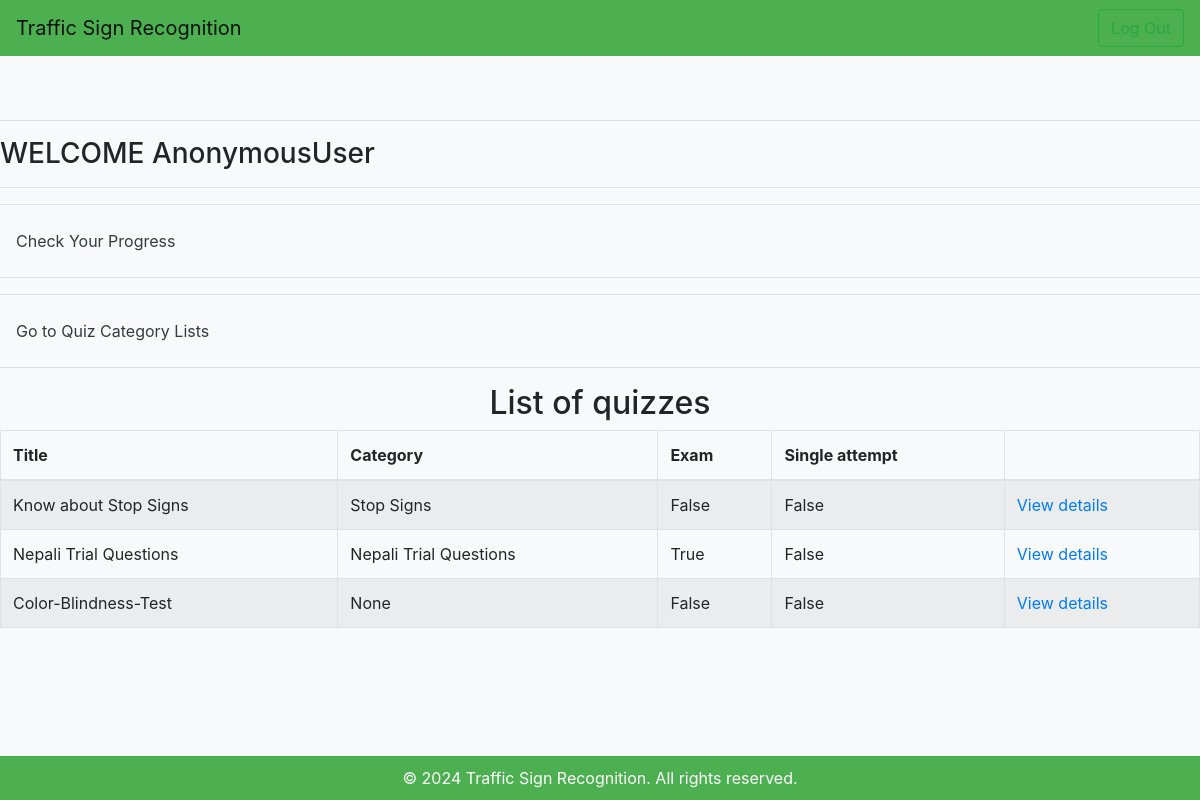
The app's page /quiz/ with its own data.
### quiz/models.py (models this page shows, shortened)
class Quiz(models.Model):
    title = models.CharField(
        verbose_name=_("Title"),
        max_length=60, blank=False)
    description = models.TextField(
        verbose_name=_("Description"),
        blank=True, help_text=_("a description of the quiz"))
    url = models.SlugField(
        max_length=60, blank=False,
        help_text=_("a user friendly url"),
        verbose_name=_("user friendly url"))
    category = models.ForeignKey(
        Category, null=True, blank=True,
        verbose_name=_("Category"), on_delete=models.CASCADE)
    random_order = models.BooleanField(
        blank=False, default=False,
        verbose_name=_("Random Order"),
        help_text=_("Display the questions in "
                    "a random order or as they "
                    "are set?"))
    max_questions = models.PositiveIntegerField(
        blank=True, null=True, verbose_name=_("Max Questions"),
        help_text=_("Number of questions to be answered on each attempt."))
    answers_at_end = models.BooleanField(
        blank=False, default=False,
        help_text=_("Correct answer is NOT shown after question."
                    " Answers displayed at the end."),
        verbose_name=_("Answers at end"))
    exam_paper = models.BooleanField(
        blank=False, default=False,
        help_text=_("If yes, the result of each"
                    " attempt by a user will be"
                    " stored. Necessary for marking."),
        verbose_name=_("Exam Paper"))
    single_attempt = models.BooleanField(
        blank=False, default=False,
        help_text=_("If yes, only one attempt by"
                    " a user will be permitted."
                    " Non users cannot sit this exam."),
        verbose_name=_("Single Attempt"))
    pass_mark = models.SmallIntegerField(
        blank=True, default=0,
        verbose_name=_("Pass Mark"),
        help_text=_("Percentage required to pass exam."),
        validators=[MaxValueValidator(100)])
    success_text = models.TextField(
        blank=True, help_text=_("Displayed if user passes."),
        verbose_name=_("Success Text"))
    fail_text = models.TextField(
        verbose_name=_("Fail Text"),
        blank=True, help_text=_("Displayed if user fails."))
    draft = models.BooleanField(
        blank=True, default=False,
        verbose_name=_("Draft"),
        help_text=_("If yes, the quiz is not displayed"
                    " in the quiz list and can only be"
                    " taken by users who can edit"
                    " quizzes."))
    class Meta:
        verbose_name = _("Quiz")
        verbose_name_plural = _("Quizzes")

class Category(models.Model):
    category = models.CharField(
        verbose_name=_("Category"),
        max_length=250, blank=True,
        unique=True, null=True)
    objects = CategoryManager()
    class Meta:
        verbose_name = _("Category")
        verbose_name_plural = _("Categories")
    def __str__(self):
        return self.category

### quiz/views.py (the view)
# urls.py: path('', QuizListView.as_view(), name='quiz_index'),
class QuizListView(ListView):
    model = Quiz
    def get_queryset(self):
        queryset = super(QuizListView, self).get_queryset()
        return queryset.filter(draft=False)

### quiz/templates/quiz/quiz_list.html (shortened to what this page needs)
{% extends 'base_index.html' %}
{% load i18n %}
{% block content %}
<br>
<br>
<hr>
<h3>WELCOME {{user}}</h3>
<hr>
<hr>
<a class = 'nav-link text-dark ' href='quiz_progress'>Check Your Progress</a>
<hr>
<hr>
<a class='nav-link text-dark' href='quiz_category_list_all'>Go to Quiz Category Lists</a>
<hr>
<center><h2>{% trans "List of quizzes" %}</h2></center>
    {% if quiz_list %}
		<table class="table table-bordered table-striped">
		  <thead>
			<tr>
			  <th>{% trans "Title" %}</th>
			  <th>{% trans "Category" %}</th>
			  <th>{% trans "Exam" %}</th>
			  <th>{% trans "Single attempt" %}</th>
			  <th></th>
			</tr>
		  </thead>
		  <tbody>
        {% for quiz in quiz_list %}
  			<tr>
			  <td>{{ quiz.title }}</td>
			  <td>{{ quiz.category }}</td>
			  <td>{{ quiz.exam_paper }}</td>
			  <td>{{ quiz.single_attempt }}</td>
			  <td>
				<a href="{% url 'quiz_start_page' slug=quiz.url %}">
				  {% trans "View details" %}
				</a>
			</tr>
        {% endfor %}
		  </tbody>
		</table>
	{% else %}
        <p>{% trans "There are no available quizzes" %}.</p>
    {% endif %}
{% endblock %}

### quiz/templates/base_index.html (style rules this page uses)
body { background-color: #f8f9fa; }

### records on screen
Quiz: title "Know about Stop Signs", category "Stop Signs", exam_paper "False", single_attempt "False"
Quiz: title "Nepali Trial Questions", category "Nepali Trial Questions", exam_paper "True", single_attempt "False"
Quiz: title "Color-Blindness-Test", category "None", exam_paper "False", single_attempt "False"

### other values on screen
{{ user }} "AnonymousUser"
